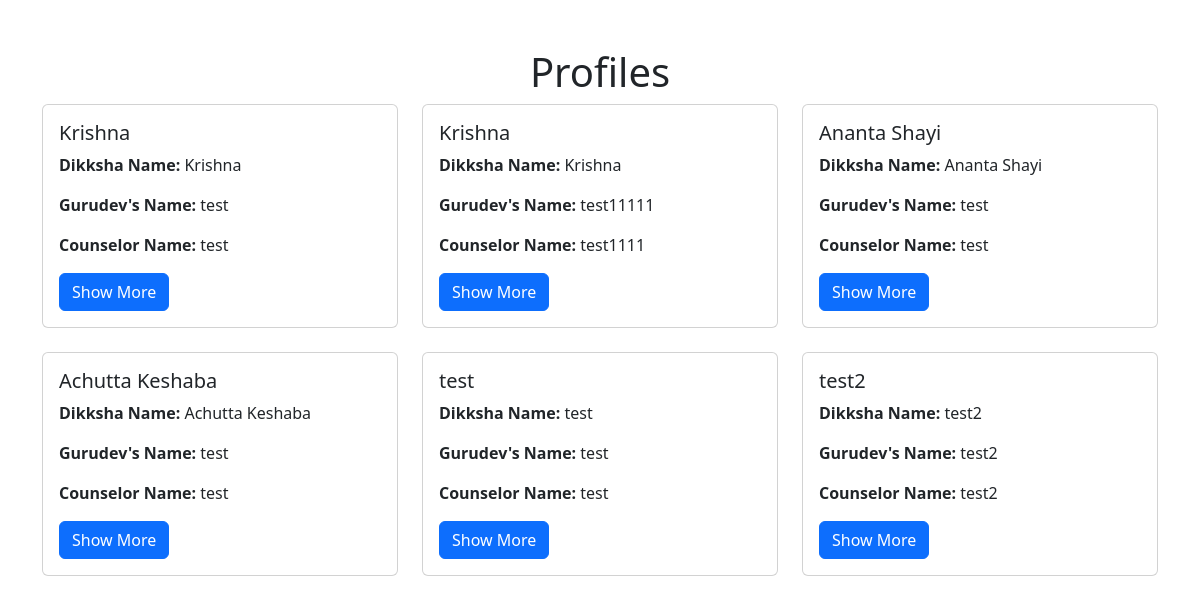
The page /view_profiles.php (signed in) on the database as committed earlier.
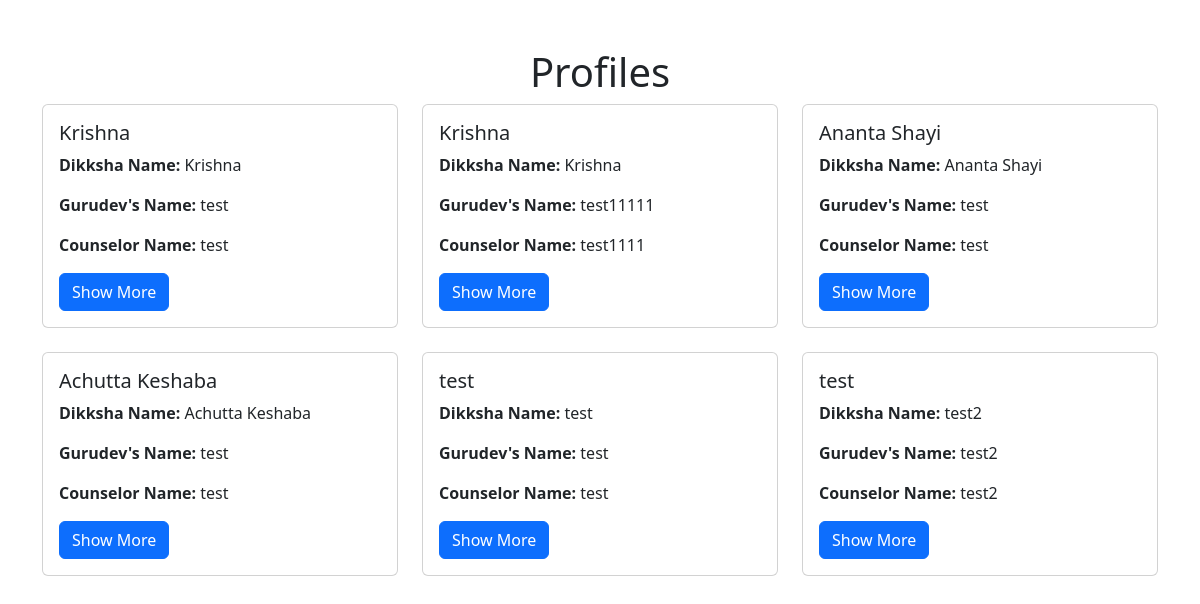
The same page on the database as committed later.
### tables this page shows
CREATE TABLE `profiles` (
  `id` int(11) NOT NULL,
  `name` varchar(100) NOT NULL,
  `dikksha_name` varchar(100) NOT NULL,
  `phone_no` varchar(15) NOT NULL,
  `father_name` varchar(100) NOT NULL,
  `gurudev_name` varchar(100) NOT NULL,
  `counselor_name` varchar(100) NOT NULL,
  `counselor_phone_no` varchar(15) NOT NULL,
  `date_of_birth` date NOT NULL,
  `educational_qualifications` text DEFAULT NULL,
  `study_occupation_organization` text DEFAULT NULL,
  `present_address` text NOT NULL,
  `permanent_address` text NOT NULL,
  `iskcon_connection_days` int(11) NOT NULL,
  `daily_chant_rounds` int(11) NOT NULL,
  `regular_chant_days` int(11) NOT NULL,
  `granthas_read` text DEFAULT NULL,
  `mangal_aarti_regularly` enum('Yes','No') NOT NULL,
  `nearest_iskcon_temple` varchar(255) NOT NULL,
  `created_date` timestamp NOT NULL DEFAULT current_timestamp(),
  `userid` varchar(8) DEFAULT NULL
);

### view_profiles.php (the view, shortened to what this page needs)
<?php
require_once 'config.php';
$query = $conn->query("SELECT * FROM profiles");
$profiles = $query->fetchAll(PDO::FETCH_ASSOC);
?>
<!DOCTYPE html>
<html lang="en">
<head>
    <link href="https://cdn.jsdelivr.net/npm/bootstrap@5.3.0/dist/css/bootstrap.min.css" rel="stylesheet">
</head>
<body>
<div class="container mt-5">
    <h1 class="text-center">Profiles</h1>
    <div class="row">
        <?php foreach ($profiles as $profile): ?>
            <div class="col-md-4 mb-4">
                <div class="card">
                    <div class="card-body">
                        <h5 class="card-title"><?php echo htmlspecialchars($profile['name']); ?></h5>
                        <p class="card-text"><strong>Dikksha Name:</strong> <?php echo htmlspecialchars($profile['dikksha_name']); ?></p>
                        <p class="card-text"><strong>Gurudev's Name:</strong> <?php echo htmlspecialchars($profile['gurudev_name']); ?></p>
                        <p class="card-text"><strong>Counselor Name:</strong> <?php echo htmlspecialchars($profile['counselor_name']); ?></p>
                        <button type="button" class="btn btn-primary" data-bs-toggle="modal" data-bs-target="#profileModal<?php echo $profile['id']; ?>">
                            Show More
                        </button>
                    </div>
                </div>
            </div>
        <?php endforeach; ?>
    </div>
</div>
</body>
</html>

Rows that differ between the two databases and show on the page:
changed profiles "test2": name "test2" → "test"
